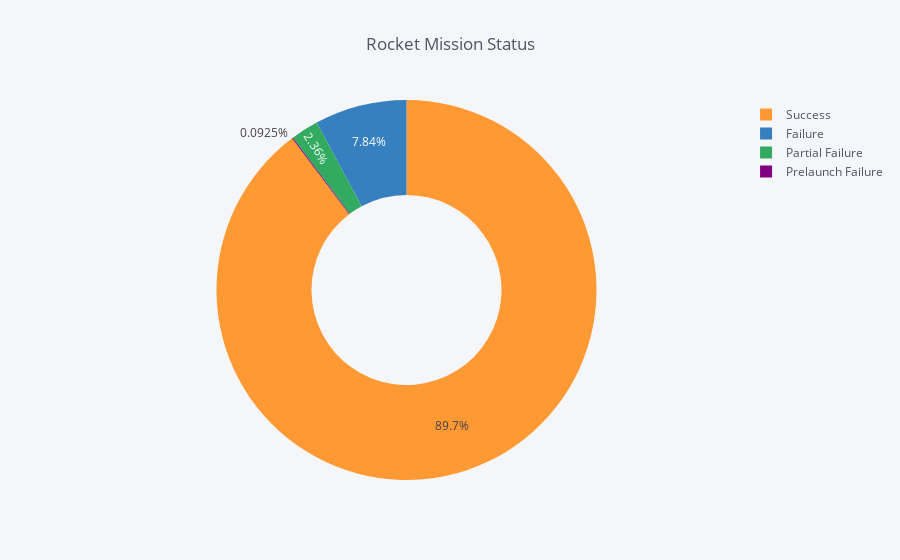

Write notebook code for a chart like this one.
### Code cell
a=df["Status Mission"].value_counts()
d = pd.DataFrame({'labels': a.index,'values': a.values}) 
d.iplot(kind='pie',labels='labels',values='values', title='Rocket Mission Status', hole = 0.5)

### Figure 1 — Plotly figure (JSON) as saved in the notebook; plotly's stock layout.template omitted (floating-point values rounded to 4 significant figures)
{"data": [{"hole": 0.5, "labels": ["Success", "Failure", "Partial Failure", "Prelaunch Failure"], "marker": {"colors": ["rgba(255, 153, 51, 1.0)", "rgba(55, 128, 191, 1.0)", "rgba(50, 171, 96, 1.0)", "rgba(128, 0, 128, 1.0)"]}, "name": "", "type": "pie", "values": [3879, 339, 102, 4]}], "layout": {"legend": {"bgcolor": "#F5F6F9", "font": {"color": "#4D5663"}}, "paper_bgcolor": "#F5F6F9", "plot_bgcolor": "#F5F6F9", "title": "Rocket Mission Status", "titlefont": {"color": "#4D5663"}}}
